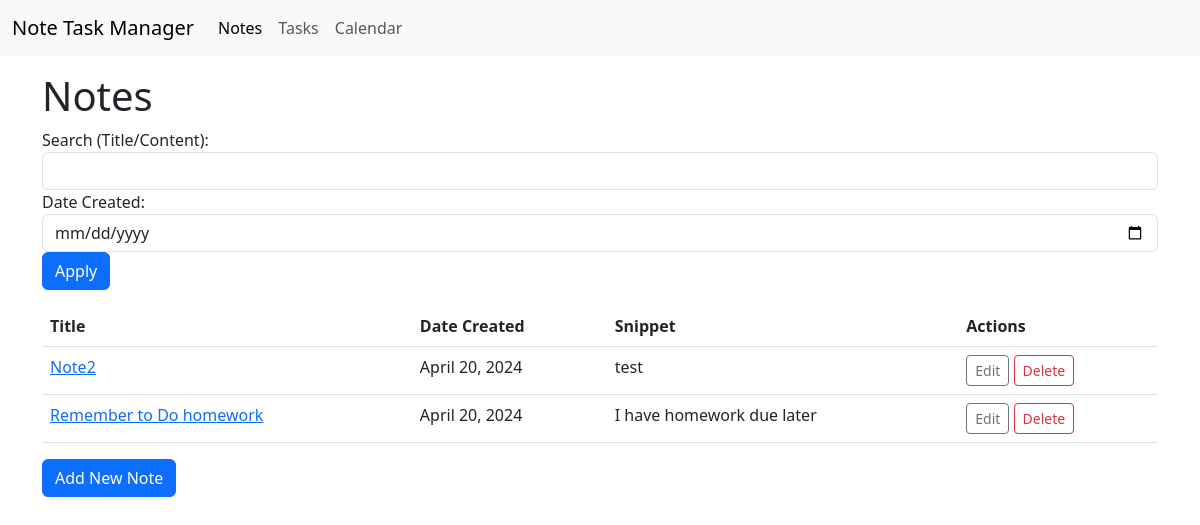
The page /notetasks/notes/ on the database as committed earlier.
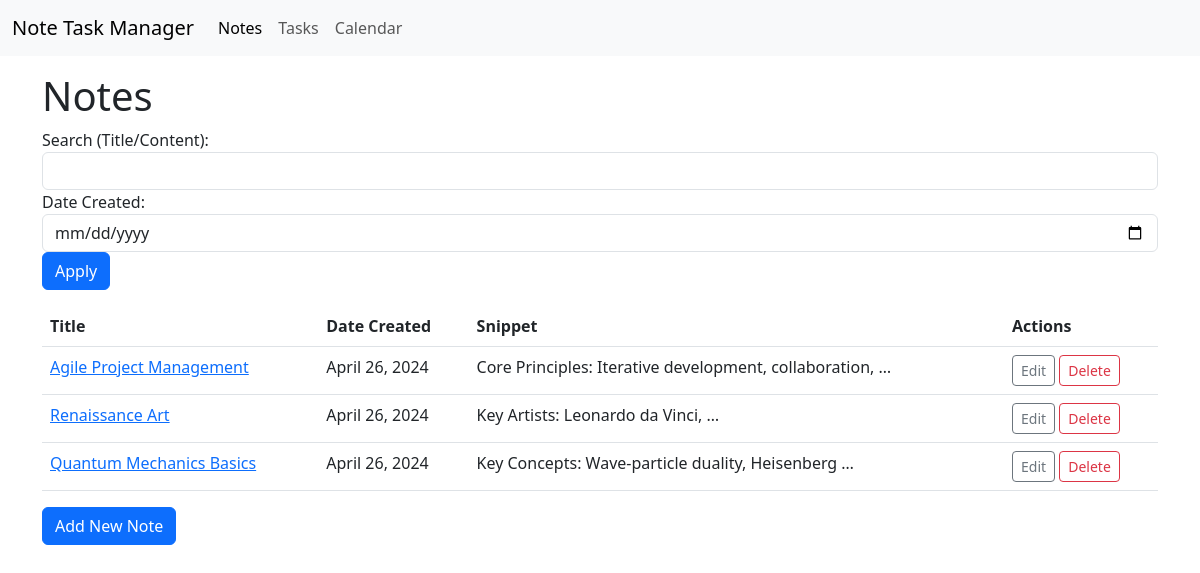
The same page on the database as committed later.
### notetasks/models.py (models this page shows, shortened)
class Note(models.Model):
    title = models.CharField(max_length=200)
    content = models.TextField()
    created_at = models.DateTimeField(auto_now_add=True)
    updated_at = models.DateTimeField(auto_now=True)

### notetasks/views.py (the view, shortened to what this page needs)
# urls.py: path('notes/', NoteListView.as_view(), name='note_list'),
class NoteListView(ListView):
    model = Note
    context_object_name = 'notes'
    template_name = 'notes/note_list.html'
    def get_queryset(self):
        queryset = Note.objects.order_by('-created_at')
        search_query = self.request.GET.get('search', '')
        date_created_str = self.request.GET.get('date_created', '')
        if search_query:
            queryset = queryset.filter(Q(title__icontains=search_query) | Q(content__icontains=search_query))
        return queryset
    def get_context_data(self, **kwargs):
        context = super().get_context_data(**kwargs)
        context['search_query'] = self.request.GET.get('search', '')
        context['date_created'] = self.request.GET.get('date_created', '')
        return context

### notetasks/templates/notes/note_list.html (shortened to what this page needs)
{% extends 'base.html' %}
{% block content %}
<h1>Notes</h1>
<form method="GET" class="mb-3">
    <div class="form-group">
        <label for="search">Search (Title/Content):</label>
        <input type="text" id="search" name="search" class="form-control" value="{{ search_query }}">
    </div>
    <div class="form-group">
        <label for="date_created">Date Created:</label>
        <input type="date" id="date_created" name="date_created" class="form-control" value="{{ date_created }}">
    </div>
    <button type="submit" class="btn btn-primary">Apply</button>
</form>
<table class="table">
    <thead>
        <tr>
            <th>Title</th>
            <th>Date Created</th>
            <th>Snippet</th>
            <th>Actions</th>
        </tr>
    </thead>
    <tbody>
        {% for note in notes %}
        <tr>
            <td>
                <a href="{% url 'note_detail' note.id %}">{{ note.title }}</a>
            </td>
            <td>
                {{ note.created_at|date:"F d, Y" }}
            </td>
            <td>
                {{ note.content|truncatewords:5 }}
            </td>
            <td>
                <a href="{% url 'note_edit' note.id %}" class="btn btn-sm btn-outline-secondary">Edit</a>
                <a href="{% url 'note_delete' note.id %}" class="btn btn-sm btn-outline-danger">Delete</a>
            </td>
        </tr>
        {% empty %}
        <tr>
            <td colspan="4">No notes available.</td>
        </tr>
        {% endfor %}
    </tbody>
</table>
<a href="{% url 'note_create' %}" class="btn btn-primary mb-3">Add New Note</a>
{% endblock %}

### notetasks/templates/base.html (shortened to what this page needs)
<!DOCTYPE html>
<html lang="en">
<head>
    <link href="https://cdn.jsdelivr.net/npm/bootstrap@5.3.0/dist/css/bootstrap.min.css" rel="stylesheet">
    <link href='https://cdn.jsdelivr.net/npm/fullcalendar@5.10.1/main.min.css' rel='stylesheet' />
</head>
<body>
    <nav class="navbar navbar-expand-lg navbar-light bg-light">
        <div class="container-fluid">
            <a class="navbar-brand" href="#">Note Task Manager</a>
            <div class="collapse navbar-collapse" id="navbarNav">
                <ul class="navbar-nav">
                    <li class="nav-item">
                        <a class="nav-link active" aria-current="page" href="{% url 'note_list' %}">Notes</a>
                    </li>
                    <li class="nav-item">
                        <a class="nav-link" href="{% url 'task_list' %}">Tasks</a>
                    </li>
                    <li class="nav-item">
                        <a class="nav-link" href="{% url 'task_calendar' %}">Calendar</a>
                    </li>
                </ul>
            </div>
        </div>
    </nav>
    <div class="container mt-3">
        {% block content %}
        {% endblock %}
    </div>
</body>
</html>

Rows that differ between the two databases and show on the page:
removed Note: title "Note2", created_at "April 20, 2024", content "test"
removed Note: title "Remember to Do homework", created_at "April 20, 2024", content "I have homework due later"
added Note: title "Agile Project Management", created_at "April 26, 2024", content "Core Principles: Iterative development, collaboration, …"
added Note: title "Renaissance Art", created_at "April 26, 2024", content "Key Artists: Leonardo da Vinci, …"
added Note: title "Quantum Mechanics Basics", created_at "April 26, 2024", content "Key Concepts: Wave-particle duality, Heisenberg …"
